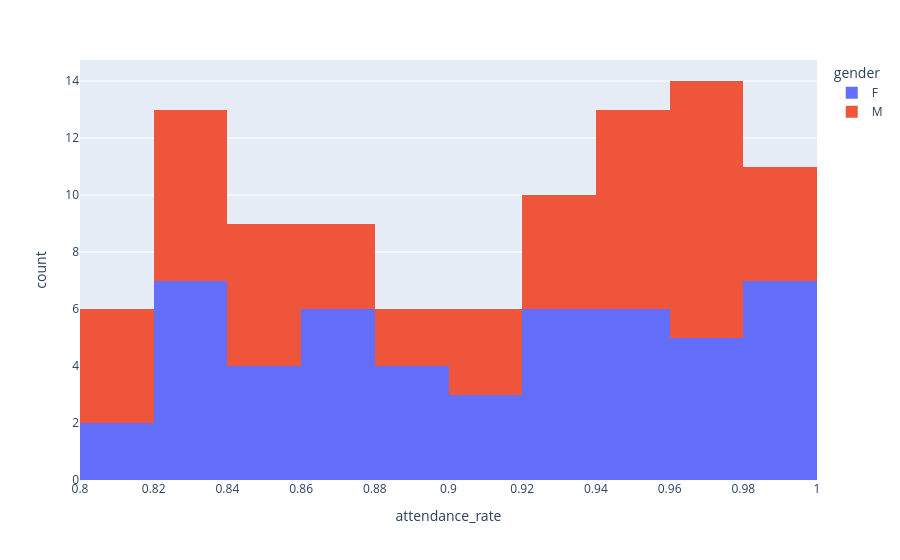

Notebook code cell kept with this figure:
### Code cell
fig = px.histogram(df, x='attendance_rate',color='gender')

fig.show()

### Figure 1 — Plotly figure (JSON) as saved in the notebook; plotly's stock layout.template omitted (floating-point values rounded to 4 significant figures)
{"data": [{"bingroup": "x", "hovertemplate": "gender=F<br>attendance_rate=%{x}<br>count=%{y}<extra></extra>", "legendgroup": "F", "marker": {"color": "#636efa", "pattern": {"shape": ""}}, "name": "F", "orientation": "v", "showlegend": true, "type": "histogram", "x": [0.89, 0.83, 0.92, 0.94, 0.97, 0.97, 0.8, 0.92, 0.94, 0.99, 0.87, 0.99, 0.95, 0.98, 0.89, 0.85, 0.88, 0.82, 0.85, 0.92, 0.83, 0.87, 1.0, 0.88, 0.87, 0.99, 0.98, 0.97, 0.93, 0.91, 0.83, 0.92, 0.94, 0.91, 0.84, 0.99, 0.91, 0.96, 0.92, 0.86, 0.85, 0.95, 0.86, 0.96, 0.83, 0.86, 0.81, 0.82, 0.82, 0.94, 0.98], "xaxis": "x", "yaxis": "y"}, {"bingroup": "x", "hovertemplate": "gender=M<br>attendance_rate=%{x}<br>count=%{y}<extra></extra>", "legendgroup": "M", "marker": {"color": "#EF553B", "pattern": {"shape": ""}}, "name": "M", "orientation": "v", "showlegend": true, "type": "histogram", "x": [0.98, 0.8, 0.95, 0.84, 0.93, 0.84, 0.96, 0.95, 0.92, 0.81, 0.9, 1.0, 0.97, 0.86, 0.99, 0.95, 1.0, 0.96, 0.96, 0.97, 0.83, 0.83, 0.88, 0.84, 0.98, 0.91, 0.99, 0.87, 0.97, 0.97, 0.87, 0.8, 0.88, 0.97, 0.92, 0.85, 0.95, 0.81, 0.82, 0.93, 0.94, 0.94, 0.82, 0.83, 0.84, 0.91, 0.83, 0.97, 0.95], "xaxis": "x", "yaxis": "y"}], "layout": {"barmode": "relative", "legend": {"title": {"text": "gender"}, "tracegroupgap": 0}, "margin": {"t": 60}, "xaxis": {"anchor": "y", "domain": [0, 1], "title": {"text": "attendance_rate"}}, "yaxis": {"anchor": "x", "domain": [0, 1], "title": {"text": "count"}}}}
